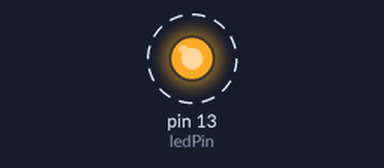
This sketch was run on a simulated Arduino Uno, built with avr-gcc and run on an emulated ATmega328P. Parts: output pins drawn as LEDs (lit = HIGH). Dashed ring = blinking.

Above: at 0.2 s.
Timing chart, 0 to 3.0 s (numbered marks = the images above):
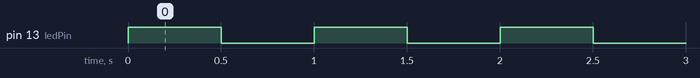

Measured:
- by itself, pin 13 (ledPin): alternates HIGH for 0.50 s and LOW for 0.50 s

The sketch:

blinken.ino
```cpp
const int ledPin = 13; // the number of the LED pin
const int interval = 500; // interval at which to blink (milliseconds)

void setup() {
  // initialize the digital pin as an output.
  pinMode(ledPin, OUTPUT);
}

void loop() {
  // turn the LED on (HIGH is the voltage level)
  digitalWrite(ledPin, HIGH);
  // wait for a second
  delay(interval);
  // turn the LED off by making the voltage LOW
  digitalWrite(ledPin, LOW);
  // wait for a second
  delay(interval);
}
```
